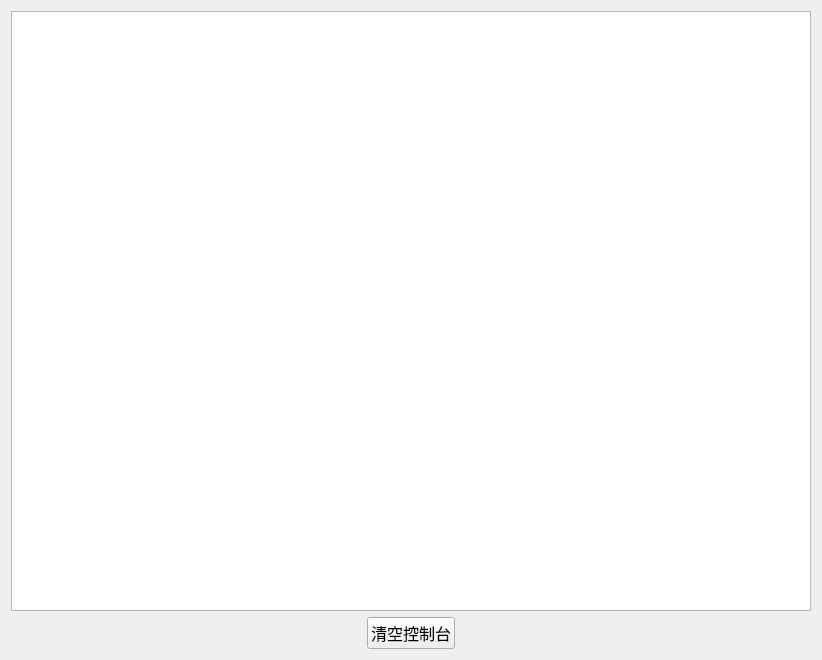
<?xml version="1.0" encoding="UTF-8"?>
<ui version="4.0">
 <class>Form</class>
 <widget class="QWidget" name="Form">
  <property name="geometry">
   <rect>
    <x>0</x>
    <y>0</y>
    <width>822</width>
    <height>657</height>
   </rect>
  </property>
  <property name="windowTitle">
   <string>控制台信息</string>
  </property>
  <layout class="QVBoxLayout" name="verticalLayout">
   <item>
    <widget class="QTextEdit" name="edt_log">
     <property name="minimumSize">
      <size>
       <width>800</width>
       <height>600</height>
      </size>
     </property>
     <property name="font">
      <font>
       <family>宋体</family>
       <pointsize>12</pointsize>
      </font>
     </property>
    </widget>
   </item>
   <item alignment="Qt::AlignHCenter">
    <widget class="QPushButton" name="CLEAR_CONSOLE">
     <property name="sizePolicy">
      <sizepolicy hsizetype="Fixed" vsizetype="Fixed">
       <horstretch>0</horstretch>
       <verstretch>0</verstretch>
      </sizepolicy>
     </property>
     <property name="font">
      <font>
       <family>宋体</family>
       <pointsize>12</pointsize>
      </font>
     </property>
     <property name="text">
      <string>清空控制台</string>
     </property>
    </widget>
   </item>
  </layout>
 </widget>
 <resources/>
 <connections/>
</ui>
